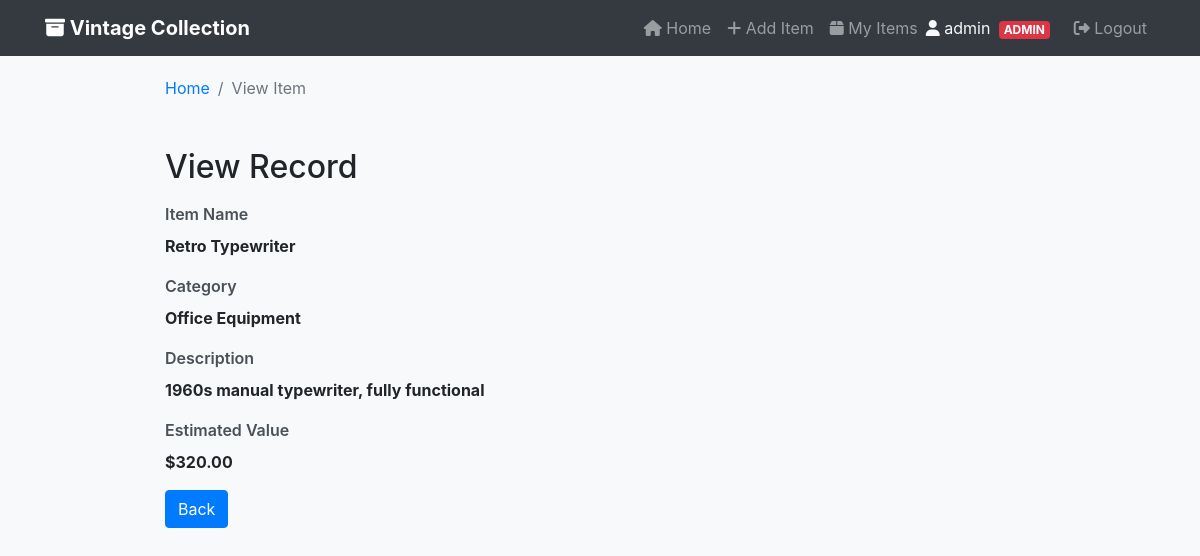
Screenshot of /read.php?id=2 (signed in) with the database file from the repository.
### tables this page shows
CREATE TABLE IF NOT EXISTS items (
    id INT NOT NULL PRIMARY KEY AUTO_INCREMENT,
    item_name VARCHAR(255) NOT NULL,
    category VARCHAR(100) NOT NULL,
    description TEXT,
    estimated_value DECIMAL(10, 2) NOT NULL,
    user_id INT NOT NULL,
    image_path VARCHAR(500),
    created_at TIMESTAMP DEFAULT CURRENT_TIMESTAMP,
    FOREIGN KEY (user_id) REFERENCES users(id) ON DELETE CASCADE
);

### public/read.php (the view, shortened to what this page needs)
<?php
if (isset($_GET["id"]) && !empty(trim($_GET["id"]))) {
    $sql = "SELECT * FROM items WHERE id = ?";
    if ($stmt = mysqli_prepare($link, $sql)) {
        mysqli_stmt_bind_param($stmt, "i", $param_id);
        if (mysqli_stmt_execute($stmt)) {
            $result = mysqli_stmt_get_result($stmt);
            if (mysqli_num_rows($result) == 1) {
                $row = mysqli_fetch_array($result, MYSQLI_ASSOC);
                $item_name = $row["item_name"];
                $category = $row["category"];
                $description = $row["description"];
                $estimated_value = $row["estimated_value"];
            } else {
                header("location: index.php");
                exit();
            }
        } else {
            echo "Oops! Something went wrong. Please try again later.";
        }
    }
} else {
    header("location: index.php");
    exit();
}
include "includes/header.php";
?>
<div class="row">
    <div class="col-md-12">
        <nav aria-label="breadcrumb">
            <ol class="breadcrumb">
                <li class="breadcrumb-item"><a href="index.php">Home</a></li>
                <li class="breadcrumb-item active" aria-current="page">View Item</li>
            </ol>
        </nav>
        <h2 class="mt-5 mb-3">View Record</h2>
        <div class="form-group">
            <label>Item Name</label>
            <p><b><?php echo htmlspecialchars($item_name); ?></b></p>
        </div>
        <div class="form-group">
            <label>Category</label>
            <p><b><?php echo htmlspecialchars($category); ?></b></p>
        </div>
        <div class="form-group">
            <label>Description</label>
            <p><b><?php echo htmlspecialchars($description); ?></b></p>
        </div>
        <div class="form-group">
            <label>Estimated Value</label>
            <p><b>$<?php echo number_format($estimated_value, 2); ?></b></p>
        </div>
        <p><a href="index.php" class="btn btn-primary">Back</a></p>
    </div>
</div>
<?php include "includes/footer.php"; ?>

### public/assets/css/custom.css (style rules this page uses)
body { background-color: #f8f9fa; }
.breadcrumb { background-color: transparent; padding: 0; margin-bottom: 20px; }
.form-group label { font-weight: 600; color: #495057; }
.btn { border-radius: 4px; }

### rows the page displays
items: item_name "Retro Typewriter", category "Office Equipment", description "1960s manual typewriter, fully functional", estimated_value "320.00"

### other values shown
$_SESSION["username"] "admin"
